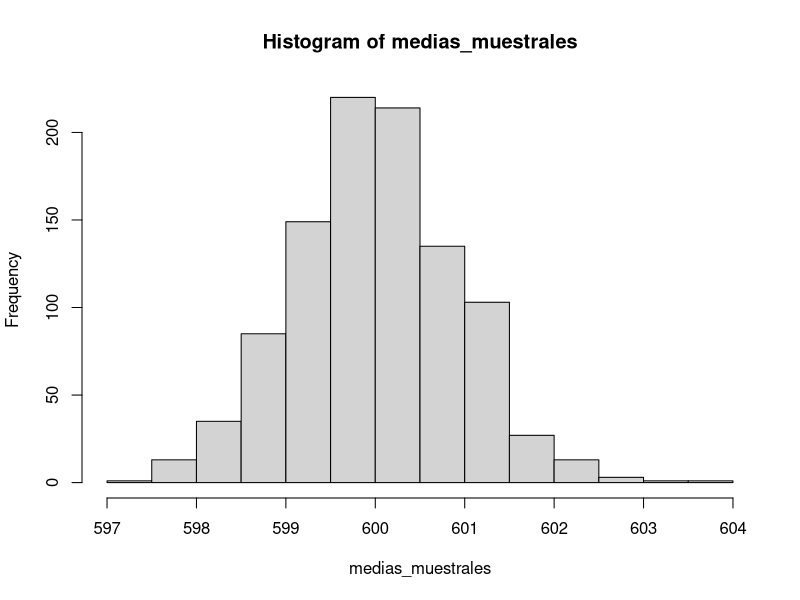

R code for this plot:

mu = 600
sigma = 9
n = 100

simulacion = function(x){
  muestra = rnorm(100,mean=mu,sd=sigma)
  return(mean(muestra))
}

medias_muestrales = replicate(1000,simulacion())

hist(medias_muestrales)

### Ahora recordemos que la desviación muestral es sigma/sqrt(n)

desviación_media_muestral = sigma/sqrt(n)

#### Por el TLC, las medias muestrales son N(600,sigma/sqrt(n))
#### Por lo tanto la probabilidad de encontrar una muestra
#### donde el valor sea menor a 600-3*0.9=597.3 es menos del 0.03%

### Me encontré una muestra donde el valor promedio es 597
